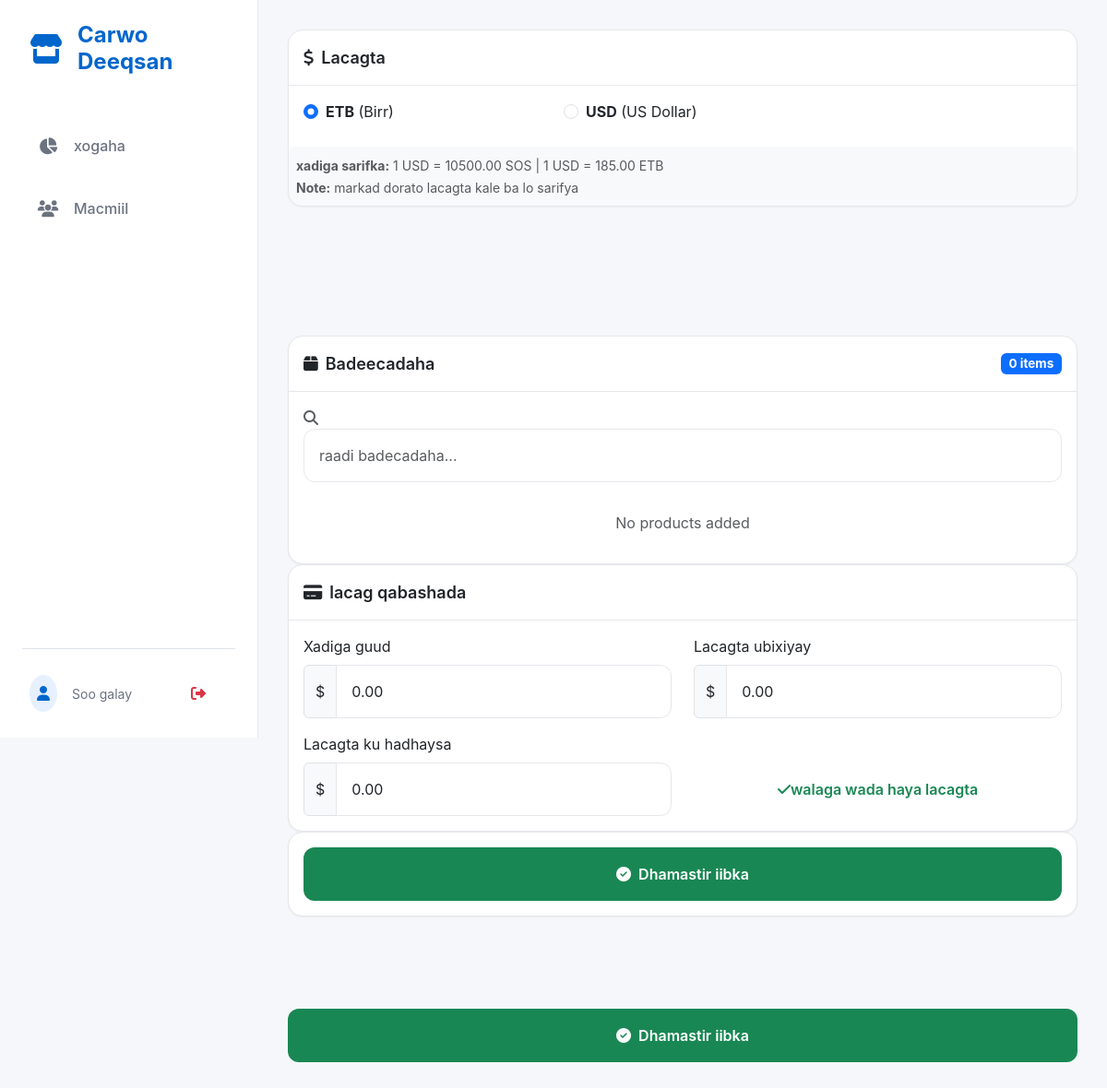
The app's page /sales/create/, older data.
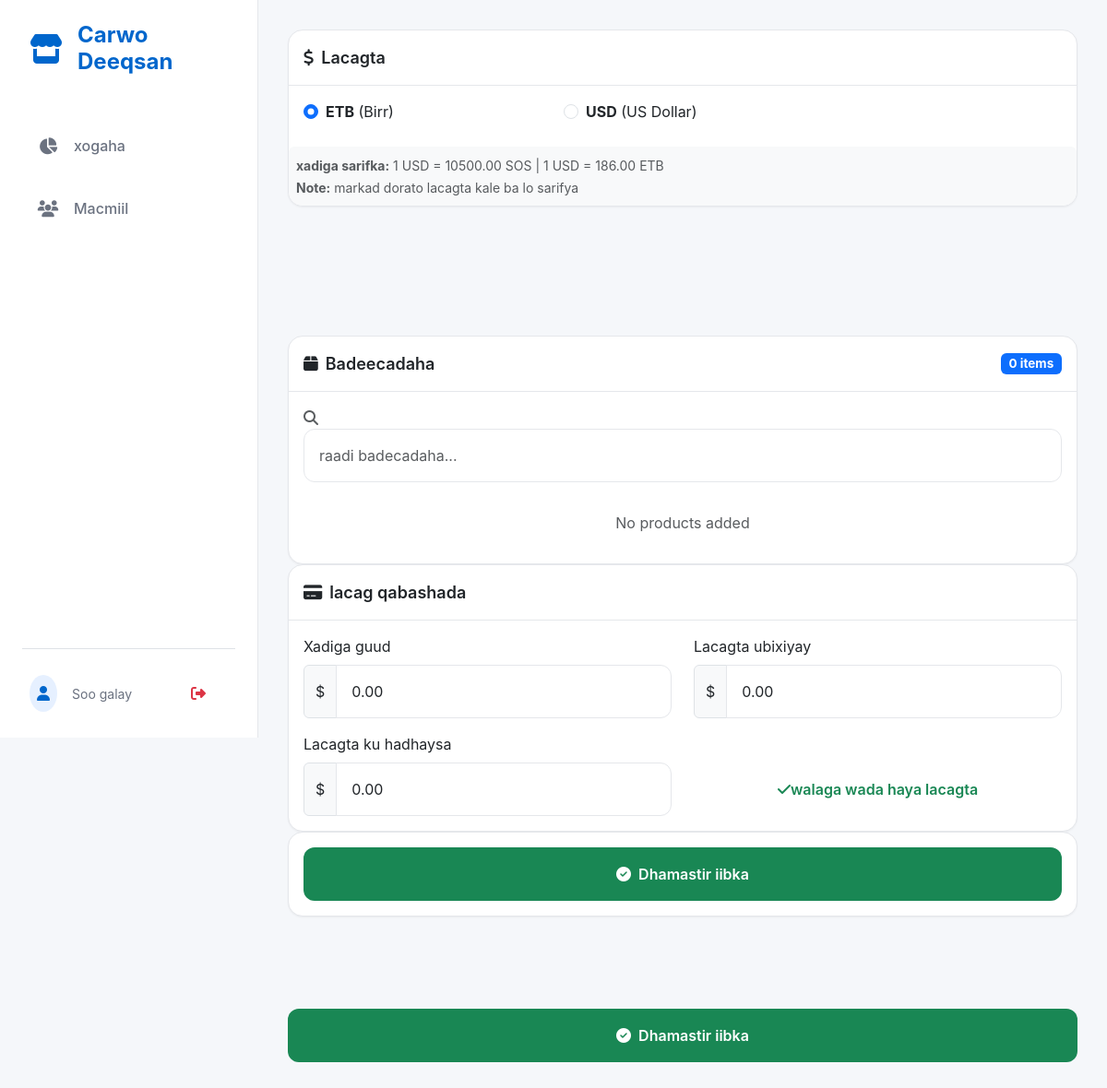
The same page, newer data.
### core/models.py (models this page shows, shortened)
class CurrencySettings(models.Model):
    usd_to_sos_rate = models.DecimalField(
        max_digits=10,
        decimal_places=2,
        default=8000.00,
        verbose_name="USD to SOS Exchange Rate"
    )
    sos_to_usd_rate = models.DecimalField(
        max_digits=10,
        decimal_places=6,
        default=0.000125,
        verbose_name="SOS to USD Exchange Rate"
    )
    usd_to_etb_rate = models.DecimalField(
        max_digits=10,
        decimal_places=2,
        default=100.00,
        verbose_name="USD to ETB Exchange Rate"
    )
    etb_to_usd_rate = models.DecimalField(
        max_digits=10,
        decimal_places=6,
        default=0.01,
        verbose_name="ETB to USD Exchange Rate"
    )
    date_updated = models.DateTimeField(auto_now=True)
    updated_by = models.ForeignKey(User, on_delete=models.SET_NULL, null=True)
    class Meta:
        verbose_name = "Currency Setting"
        verbose_name_plural = "Currency Settings"

### core/views.py (the view, shortened to what this page needs)
# urls.py: path('sales/create/', views.create_sale, name='create_sale'),
def create_sale(request):
    print("=== LOADING SALE FORM ===")
    currency_settings = CurrencySettings.objects.first()
    context = {
        'currency_settings': currency_settings,
    }
    return render(request, 'core/create_sale.html', context)

### core/permissions_policy.py (called while the page is built)
    def process_response(self, request, response):
        existing = response.get('Permissions-Policy')
        policy = "camera=(self)"
        if existing:
            if 'camera=' not in existing:
                response['Permissions-Policy'] = f"{existing}, {policy}"
        else:
            response['Permissions-Policy'] = policy
        return response

### core/templates/core/create_sale.html (shortened to what the changed rows need)
{% extends 'core/base.html' %}
{% load crispy_forms_tags %}
{% block content %}
<div class="container-fluid p-0">
    <form method="post" id="saleForm">
        <div class="card">
            <div class="row mt-2">
                <div class="col-12">
                    <div class="p-2 bg-light rounded">
                        <small class="text-muted">
                            <strong>xadiga sarifka:</strong> 1 USD = {{ currency_settings.usd_to_sos_rate }} SOS | 1 USD
                            = {{ currency_settings.usd_to_etb_rate }} ETB<br>
                            <strong>Note:</strong> markad dorato lacagta kale ba lo sarifya
                        </small>
                    </div>
                </div>
            </div>
        </div>
</div>
</div>
{% endblock %}

Row changes from the older to the newer data that the page shows:
changed CurrencySettings: usd_to_etb_rate "185.00" → "186.00"
